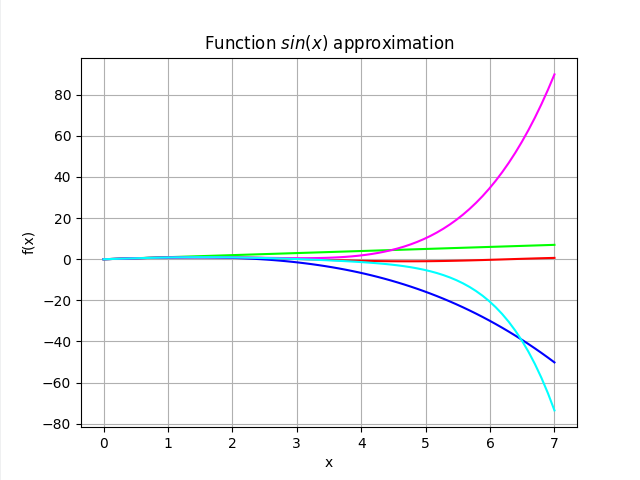

Write the Python code that produced this figure.
from numpy import *
from matplotlib import pyplot as plt
from math import factorial as fact

x = linspace(0, 7, 70)
f0 = sin(x)
f1 = x
f2 = f1 - x**3/fact(3)
f3 = f2 + x**5/fact(5)
f4 = f3 - x**7/fact(7)

plt.grid()
plt.xlabel('x')
plt.ylabel('f(x)')
plt.title('Function $sin(x)$ approximation')
plt.plot(x, f0, color = "#ff0000")	# red
plt.plot(x, f1, color = "#00ff00")	# green
plt.plot(x, f2, color = "#0000ff")	# blue
plt.plot(x, f3, color = "#ff00ff")	# magenta
plt.plot(x, f4, color = "#00ffff")	# cyan
plt.show()
